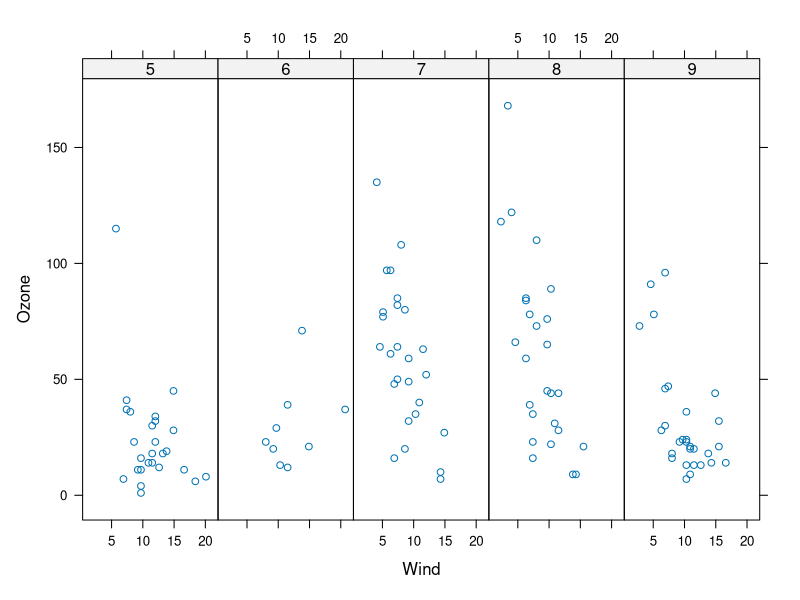
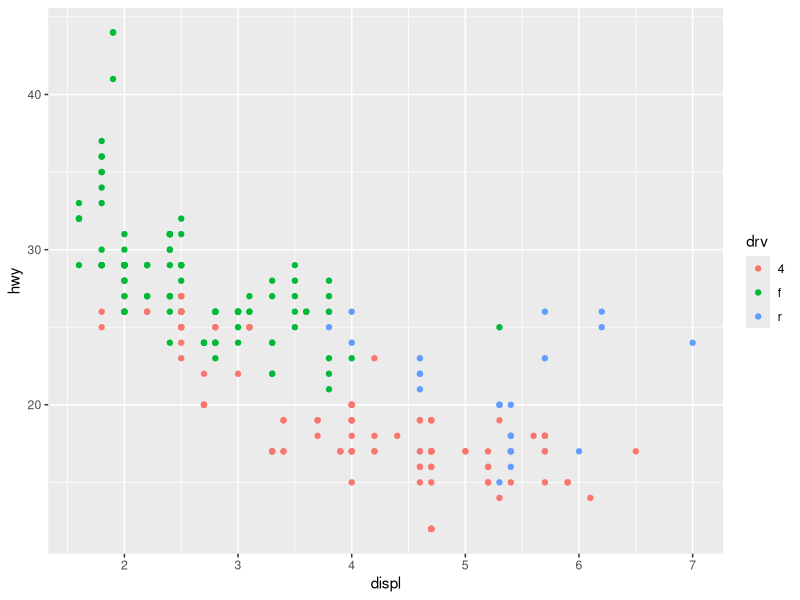
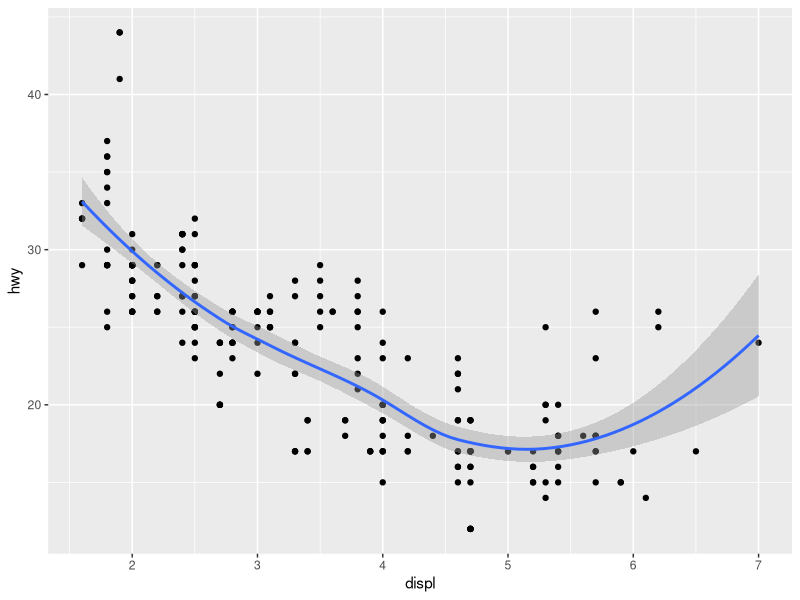
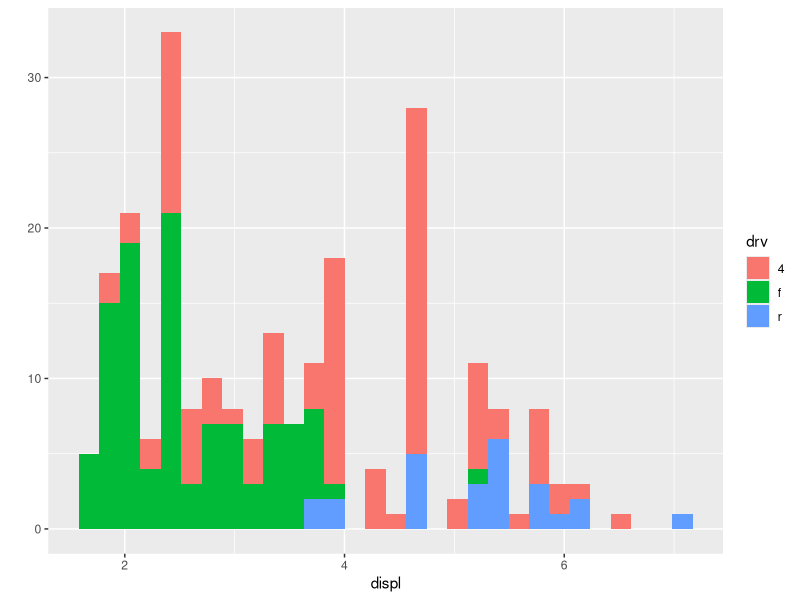
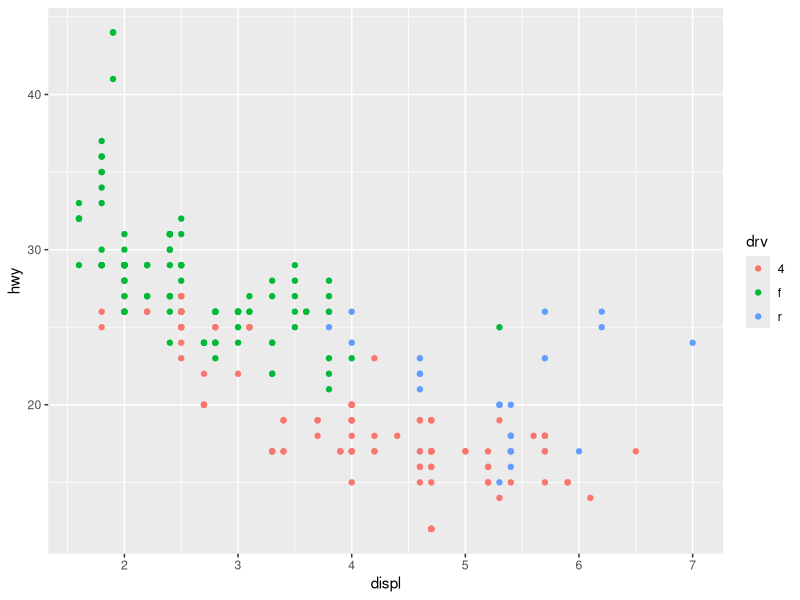
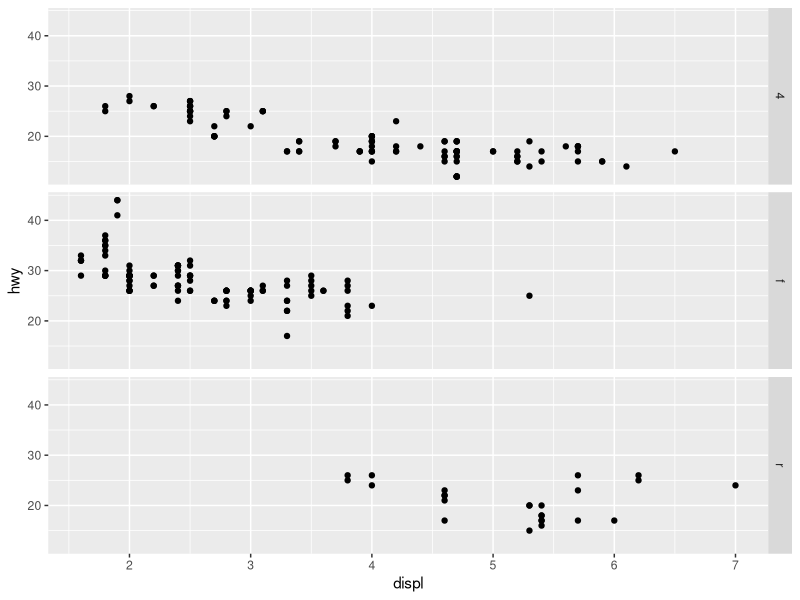
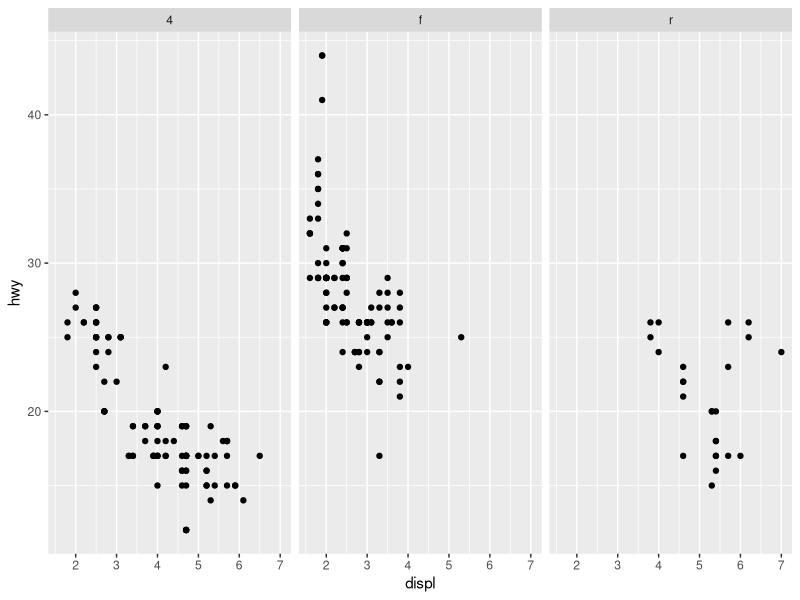

R code for these plots, in order: (Note: this script raises an error after producing the figures.)
library(lattice)
library(datasets)
airquality = transform(airquality,Month = factor(Month))
x11()
p = xyplot(Ozone ~ Wind | Month, data = airquality, layout = c(5,1))
p

library(ggplot2)
str(mpg)
qplot(displ, hwy, data = mpg,color=drv)
qplot(displ, hwy, data = mpg,geom = c("point", "smooth"))
qplot(displ, data= mpg,fill=drv)
qplot(displ, hwy, data = mpg,color=drv)
qplot(displ, hwy, data = mpg,facets=drv~. ,binwidth=2)
qplot(displ, hwy, data = mpg,facets=.~drv)


str(maacs)

g = ggplot()
g + geom_point() + geom_smooth()


testdat = data.frame(x= 1:100, y=rnorm(100))
testdat[50,2] = 100
g = ggplot(testdat, aes(x=x,y=y))
g + geom_line()+coord_cartesian(ylim=c(-3,3))
xyplot()

library(nlme)
library(lattice)
xyplot(weight ~ Time | Diet, BodyWeight)



set.seed(1234)
x = rnorm(12,rep(1:3,each=4),0.2)
y = rnorm(12,rep(c(1,2,1),each=4),0.2)
plot(x,y)
data = data.frame(x=x,y=y)
distxy = dist(data)
hcluster = hclust(distxy)
plot(hcluster)
datamat = as.matrix(data)[sample(1:12),]
heatmap(datamat)


kmeansob = kmeans(data,centers = 3)
names(kmeansob)
plot(x,y,col = kmeansob$cluster,pch=19)
points(kmeansob$centers,col=1:3,pch=3)
kmeansob2 = kmeans(datamat,centers = 3)
par(mfrow=c(1,2),mar=c(2,4,0.1,0.1))
image(t(datamat)[,nrow(datamat):1],yaxt = "n")
image(t(datamat)[,order(kmeansob$cluster)],yaxt = "n")


rm(list=ls())
set.seed(12345)
datamat <- matrix(rnorm(400), nrow = 40)
set.seed(678910)
for (i in 1:40){
    coinflip = rbinom(1,size=1,prob = 0.5)
    if (coinflip){
        datamat[i,] <- datamat[i,] + rep(c(0,3),each=5)
    }
}
x11()
hh <- hclust(dist(datamat))
dataMatrixOrdered <- datamat[hh$order, ]
par(mfrow = c(1, 3))
image(t(dataMatrixOrdered)[, nrow(dataMatrixOrdered):1])
plot(rowMeans(dataMatrixOrdered), 40:1, , xlab = "Row Mean", ylab = "Row", pch = 19)
plot(colMeans(dataMatrixOrdered), xlab = "Column", ylab = "Column Mean", pch = 19)


svd1 <- svd(scale(dataMatrixOrdered))
par(mfrow = c(1, 3))
image(t(dataMatrixOrdered)[, nrow(dataMatrixOrdered):1])
plot(svd1$u[, 1], 40:1, , xlab = "Row", ylab = "First left singular vector", 
     pch = 19)
plot(svd1$v[, 1], xlab = "Column", ylab = "First right singular vector", pch = 19)

par(mfrow = c(1, 2))
plot(svd1$d, xlab = "Column", ylab = "Singular value", pch = 19)
plot(svd1$d^2/sum(svd1$d^2), xlab = "Column", ylab = "Prop. of variance explained", 
     pch = 19)
